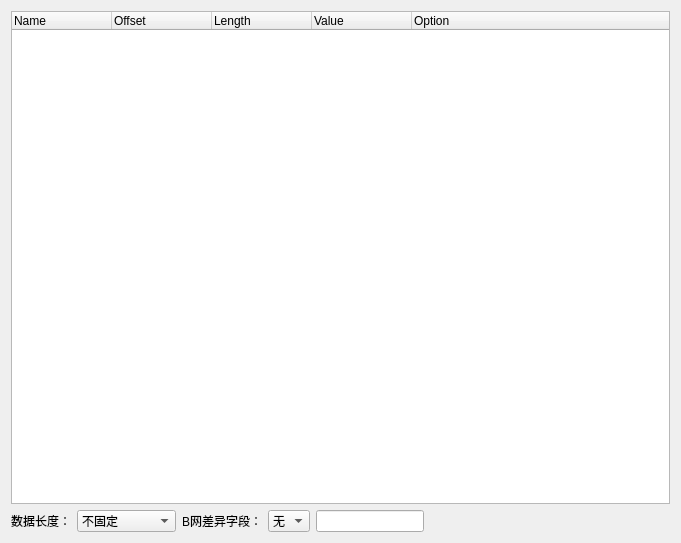
<?xml version="1.0" encoding="UTF-8"?>
<ui version="4.0">
 <class>Form</class>
 <widget class="QWidget" name="Form">
  <property name="geometry">
   <rect>
    <x>0</x>
    <y>0</y>
    <width>681</width>
    <height>543</height>
   </rect>
  </property>
  <property name="windowTitle">
   <string>头部结构设置窗口</string>
  </property>
  <property name="whatsThis">
   <string>&lt;html&gt;&lt;head/&gt;&lt;body&gt;&lt;p&gt;设置头部&lt;/p&gt;&lt;/body&gt;&lt;/html&gt;</string>
  </property>
  <layout class="QGridLayout" name="gridLayout_2">
   <item row="1" column="0">
    <layout class="QGridLayout" name="gridLayout">
     <item row="0" column="0">
      <widget class="QTreeWidget" name="headerTreeWidget">
       <column>
        <property name="text">
         <string>Name</string>
        </property>
       </column>
       <column>
        <property name="text">
         <string>Offset</string>
        </property>
       </column>
       <column>
        <property name="text">
         <string>Length</string>
        </property>
       </column>
       <column>
        <property name="text">
         <string>Value</string>
        </property>
       </column>
       <column>
        <property name="text">
         <string>Option</string>
        </property>
       </column>
      </widget>
     </item>
     <item row="1" column="0">
      <layout class="QHBoxLayout" name="horizontalLayout" stretch="0,4,0,0,0,10">
       <item>
        <widget class="QLabel" name="dataLengthLabel">
         <property name="text">
          <string>数据长度：</string>
         </property>
        </widget>
       </item>
       <item>
        <widget class="QComboBox" name="dataLengthComboBox">
         <item>
          <property name="text">
           <string>不固定</string>
          </property>
         </item>
        </widget>
       </item>
       <item>
        <widget class="QLabel" name="diffFieldLabel">
         <property name="text">
          <string>B网差异字段：</string>
         </property>
        </widget>
       </item>
       <item>
        <widget class="QComboBox" name="fieldNameComboBox">
         <item>
          <property name="text">
           <string>无</string>
          </property>
         </item>
        </widget>
       </item>
       <item>
        <widget class="QLineEdit" name="fieldValueLineEdit"/>
       </item>
       <item>
        <spacer name="horizontalSpacer">
         <property name="orientation">
          <enum>Qt::Orientation::Horizontal</enum>
         </property>
         <property name="sizeHint" stdset="0">
          <size>
           <width>40</width>
           <height>20</height>
          </size>
         </property>
        </spacer>
       </item>
      </layout>
     </item>
    </layout>
   </item>
  </layout>
 </widget>
 <resources/>
 <connections/>
</ui>
